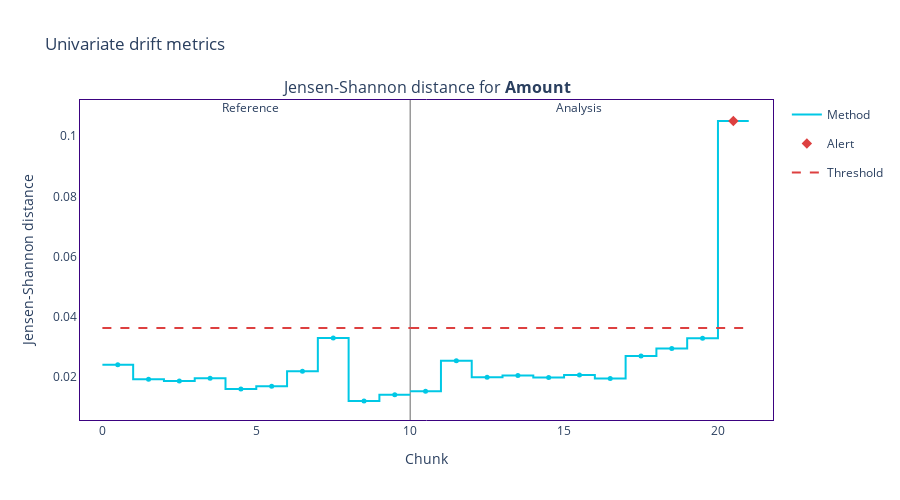

This figure's notebook cell:
### Code cell
figure = univariate_drift.filter(column_names=['Amount']).plot()
figure.show()

### Figure 1 — Plotly figure (JSON) as saved in the notebook; plotly's stock layout.template omitted (floating-point values rounded to 4 significant figures)
{"data": [{"hoverinfo": "skip", "legendgroup": "metric_reference", "line": {"color": "#00c8e5", "shape": "hv", "width": 2}, "mode": "lines", "name": "Method", "showlegend": true, "type": "scatter", "x": [0, 1, 2, 3, 4, 5, 6, 7, 8, 9, 10], "xaxis": "x", "y": [0.02405, 0.01921, 0.01863, 0.01956, 0.01599, 0.0169, 0.02184, 0.0329, 0.01202, 0.01403, 0.01403], "yaxis": "y"}, {"customdata": [["Jensen-Shannon distance for <b>Amount</b>", "<b style=\"color:#00c8e5;line-height:60px\">Reference</b>", "", "[0:19999]", "Chunk index: <b>0</b>", 0.024], ["Jensen-Shannon distance for <b>Amount</b>", "<b style=\"color:#00c8e5;line-height:60px\">Reference</b>", "", "[20000:39999]", "Chunk index: <b>1</b>", 0.0192], ["Jensen-Shannon distance for <b>Amount</b>", "<b style=\"color:#00c8e5;line-height:60px\">Reference</b>", "", "[40000:59999]", "Chunk index: <b>2</b>", 0.0186], ["Jensen-Shannon distance for <b>Amount</b>", "<b style=\"color:#00c8e5;line-height:60px\">Reference</b>", "", "[60000:79999]", "Chunk index: <b>3</b>", 0.0196], ["Jensen-Shannon distance for <b>Amount</b>", "<b style=\"color:#00c8e5;line-height:60px\">Reference</b>", "", "[80000:99999]", "Chunk index: <b>4</b>", 0.016], ["Jensen-Shannon distance for <b>Amount</b>", "<b style=\"color:#00c8e5;line-height:60px\">Reference</b>", "", "[100000:119999]", "Chunk index: <b>5</b>", 0.0169], ["Jensen-Shannon distance for <b>Amount</b>", "<b style=\"color:#00c8e5;line-height:60px\">Reference</b>", "", "[120000:139999]", "Chunk index: <b>6</b>", 0.0218], ["Jensen-Shannon distance for <b>Amount</b>", "<b style=\"color:#00c8e5;line-height:60px\">Reference</b>", "", "[140000:159999]", "Chunk index: <b>7</b>", 0.0329], ["Jensen-Shannon distance for <b>Amount</b>", "<b style=\"color:#00c8e5;line-height:60px\">Reference</b>", "", "[160000:179999]", "Chunk index: <b>8</b>", 0.012], ["Jensen-Shannon distance for <b>Amount</b>", "<b style=\"color:#00c8e5;line-height:60px\">Reference</b>", "", "[180000:199999]", "Chunk index: <b>9</b>", 0.014]], "hovertemplate": "%{customdata[1]} &nbsp; &nbsp; %{customdata[2]} <br />Chunk: <b>%{customdata[3]}</b> &nbsp; &nbsp; %{customdata[4]} <br />%{customdata[0]}: <b>%{customdata[5]}</b><b r /><extra></extra>", "legendgroup": "metric_reference", "marker": {"color": "#00c8e5", "size": 5, "symbol": "circle"}, "mode": "markers", "name": "Method", "showlegend": false, "type": "scatter", "x": [0.5, 1.5, 2.5, 3.5, 4.5, 5.5, 6.5, 7.5, 8.5, 9.5], "xaxis": "x", "y": [0.02405, 0.01921, 0.01863, 0.01956, 0.01599, 0.0169, 0.02184, 0.0329, 0.01202, 0.01403, 0.01403], "yaxis": "y"}, {"hoverinfo": "skip", "legendgroup": "metric_analysis", "line": {"color": "#00c8e5", "shape": "hv", "width": 2}, "mode": "lines", "name": "Method", "showlegend": false, "type": "scatter", "x": [10, 11, 12, 13, 14, 15, 16, 17, 18, 19, 20, 21], "xaxis": "x", "y": [0.01522, 0.02539, 0.01984, 0.02047, 0.01976, 0.02062, 0.01945, 0.02698, 0.02947, 0.03284, 0.1051, 0.1051], "yaxis": "y"}, {"customdata": [["Jensen-Shannon distance for <b>Amount</b>", "<b style=\"color:#00c8e5;line-height:60px\">Analysis</b>", "", "[0:8371]", "Chunk index: <b>0</b>", 0.0152], ["Jensen-Shannon distance for <b>Amount</b>", "<b style=\"color:#00c8e5;line-height:60px\">Analysis</b>", "", "[8372:16743]", "Chunk index: <b>1</b>", 0.0254], ["Jensen-Shannon distance for <b>Amount</b>", "<b style=\"color:#00c8e5;line-height:60px\">Analysis</b>", "", "[16744:25115]", "Chunk index: <b>2</b>", 0.0198], ["Jensen-Shannon distance for <b>Amount</b>", "<b style=\"color:#00c8e5;line-height:60px\">Analysis</b>", "", "[25116:33487]", "Chunk index: <b>3</b>", 0.0205], ["Jensen-Shannon distance for <b>Amount</b>", "<b style=\"color:#00c8e5;line-height:60px\">Analysis</b>", "", "[33488:41859]", "Chunk index: <b>4</b>", 0.0198], ["Jensen-Shannon distance for <b>Amount</b>", "<b style=\"color:#00c8e5;line-height:60px\">Analysis</b>", "", "[41860:50231]", "Chunk index: <b>5</b>", 0.0206], ["Jensen-Shannon distance for <b>Amount</b>", "<b style=\"color:#00c8e5;line-height:60px\">Analysis</b>", "", "[50232:58603]", "Chunk index: <b>6</b>", 0.0194], ["Jensen-Shannon distance for <b>Amount</b>", "<b style=\"color:#00c8e5;line-height:60px\">Analysis</b>", "", "[58604:66975]", "Chunk index: <b>7</b>", 0.027], ["Jensen-Shannon distance for <b>Amount</b>", "<b style=\"color:#00c8e5;line-height:60px\">Analysis</b>", "", "[66976:75347]", "Chunk index: <b>8</b>", 0.0295], ["Jensen-Shannon distance for <b>Amount</b>", "<b style=\"color:#00c8e5;line-height:60px\">Analysis</b>", "", "[75348:83719]", "Chunk index: <b>9</b>", 0.0328], ["Jensen-Shannon distance for <b>Amount</b>", "<b style=\"color:#00c8e5;line-height:60px\">Analysis</b>", "<span style=\"color:#AD0000\">⚠ <b>Drift detected</b></span>", "[83720:83725]", "Chunk index: <b>10</b>", 0.1051]], "hovertemplate": "%{customdata[1]} &nbsp; &nbsp; %{customdata[2]} <br />Chunk: <b>%{customdata[3]}</b> &nbsp; &nbsp; %{customdata[4]} <br />%{customdata[0]}: <b>%{customdata[5]}</b><b r /><extra></extra>", "legendgroup": "metric_analysis", "marker": {"color": "#00c8e5", "size": 5, "symbol": "circle"}, "mode": "markers", "name": "Method", "showlegend": false, "type": "scatter", "x": [10.5, 11.5, 12.5, 13.5, 14.5, 15.5, 16.5, 17.5, 18.5, 19.5, 20.5], "xaxis": "x", "y": [0.01522, 0.02539, 0.01984, 0.02047, 0.01976, 0.02062, 0.01945, 0.02698, 0.02947, 0.03284, 0.1051, 0.1051], "yaxis": "y"}, {"hoverinfo": "skip", "legendgroup": "alert", "marker": {"color": "#DD4040", "size": 8, "symbol": "diamond"}, "mode": "markers", "name": "Alert", "showlegend": true, "type": "scatter", "x": [20.5], "xaxis": "x", "y": [0.1051], "yaxis": "y"}, {"hoverinfo": "skip", "legendgroup": "thresh", "line": {"color": "#DD4040", "dash": "dash", "width": 2}, "mode": "lines", "name": "Threshold", "showlegend": true, "type": "scatter", "x": [0, 1, 2, 3, 4, 5, 6, 7, 8, 9, 10], "xaxis": "x", "y": [0.03626, 0.03626, 0.03626, 0.03626, 0.03626, 0.03626, 0.03626, 0.03626, 0.03626, 0.03626, 0.03626], "yaxis": "y"}, {"hoverinfo": "skip", "legendgroup": "thresh", "line": {"color": "#DD4040", "dash": "dash", "width": 2}, "mode": "lines", "name": "Threshold", "showlegend": false, "type": "scatter", "x": [10, 11, 12, 13, 14, 15, 16, 17, 18, 19, 20, 21], "xaxis": "x", "y": [0.03626, 0.03626, 0.03626, 0.03626, 0.03626, 0.03626, 0.03626, 0.03626, 0.03626, 0.03626, 0.03626, 0.03626], "yaxis": "y"}], "layout": {"annotations": [{"font": {"size": 16}, "showarrow": false, "text": "Jensen-Shannon distance for <b>Amount</b>", "x": 0.5, "xanchor": "center", "xref": "paper", "y": 1, "yanchor": "bottom", "yref": "paper"}, {"showarrow": false, "text": "Reference", "x": 4.5, "xref": "x", "xshift": 10, "y": 1.01, "yref": "y domain"}, {"showarrow": false, "text": "Analysis", "x": 15, "xref": "x", "xshift": 15, "y": 1.01, "yref": "y domain"}], "height": 500, "hoverlabel": {"bgcolor": "white", "font": {"size": 14}}, "legend": {"itemclick": false, "itemdoubleclick": false, "traceorder": "grouped"}, "paper_bgcolor": "rgba(255,255,255,1)", "plot_bgcolor": "rgba(255,255,255,1)", "shapes": [{"layer": "below", "line": {"color": "#666666", "width": 1}, "type": "line", "x0": 10, "x1": 10, "xref": "x", "y0": 0, "y1": 1, "yref": "y domain"}], "title": {"text": "Univariate drift metrics"}, "xaxis": {"anchor": "y", "domain": [0, 1], "linecolor": "#3b0280", "matches": "x", "mirror": true, "showgrid": false, "title": {"text": "Chunk"}, "zeroline": false}, "yaxis": {"anchor": "x", "domain": [0, 1], "linecolor": "#3b0280", "mirror": true, "showgrid": false, "title": {"text": "Jensen-Shannon distance"}, "zeroline": false}}}
